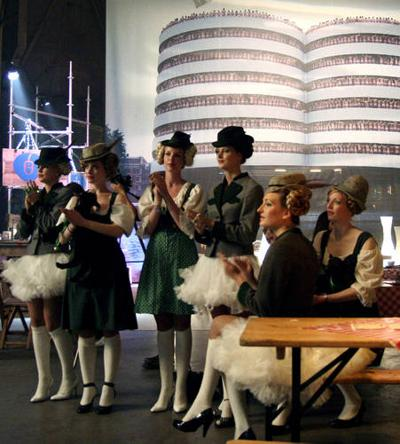
%> input picture Images/applauding_086.jpg, 400 x 444 px
$ octave --eval "result = GetFeatures('Images/applauding_086.jpg');"   (GNU Octave 9; MATLAB toolbox functions it lacks are replaced by stand-ins)
%> lines starting %> are read from the running program, lines starting %| are printed output that depends on the picture
%%%%%%%%%%%%%%%%%%%%%%%%%%%%%%%%%%%%%%%%%%%%%%%%%%%%%%%%%%%%%%%%%%%%%%%%%%
% File: GetFeatures.m
% Date: 3/30/2014
% Author: Jared Bold
%
% Description:
%   Returns a feature vector
%%%%%%%%%%%%%%%%%%%%%%%%%%%%%%%%%%%%%%%%%%%%%%%%%%%%%%%%%%%%%%%%%%%%%%%%%%%

function [ftv] = GetFeatures( imgPath )
%> called with imgPath = 'Images/applauding_086.jpg'

if ~exist(imgPath, 'file')
    error( '%s Does not exist!', imgPath );
end

img = imread( imgPath );
%> img is the input picture: size 444x400x3 uint8; mean R, G, B 106, 97.1, 88.7
if ndims(img) == 3
    img = rgb2gray( img );              % Convert the image to grayscale
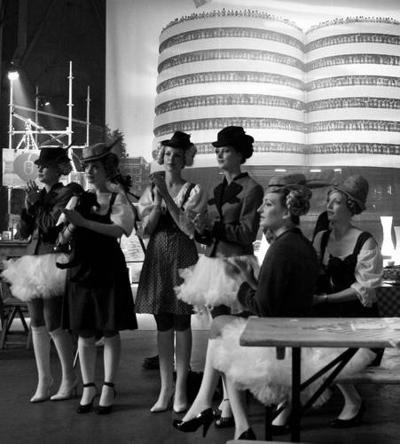
%> img: size 444x400 uint8; min 0, max 255, mean 98.8
end
[w, h] = size(img);
%> w = 444; h = 400
mDim= max([w,h]);
%> mDim = 444
img = imresize( img, [128 128] );
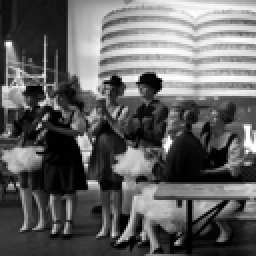
%> img: size 128x128 uint8 (shown 2 times larger); min 0, max 255, mean 98.8

%> (the run ends here)

$ run again, on Images/applauding_112.jpg
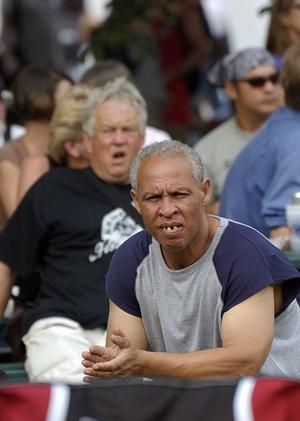
%> input picture Images/applauding_112.jpg, 300 x 421 px
%> in GetFeatures, img is the input picture: size 421x300x3 uint8; mean R, G, B 100.6, 88.4, 87.6
%> in GetFeatures, `img = rgb2gray( img );`:
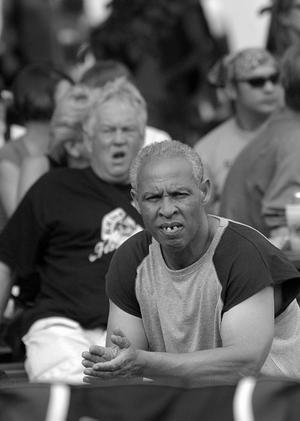
%> img: size 421x300 uint8; min 0, max 255, mean 91.9
%> in GetFeatures, `img = imresize( img, [128 128] );`:
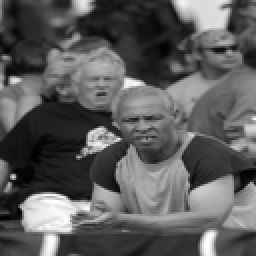
%> img: size 128x128 uint8 (shown 2 times larger); min 0, max 255, mean 91.9

$ run again, on Images/applauding_231.jpg
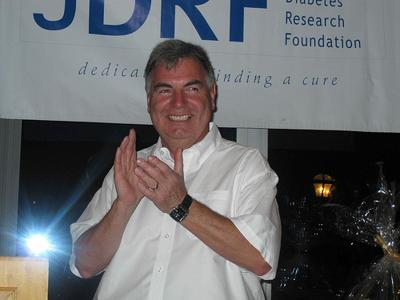
%> input picture Images/applauding_231.jpg, 400 x 300 px
%> in GetFeatures, img is the input picture: size 300x400x3 uint8; mean R, G, B 104.5, 105, 107.2
%> in GetFeatures, `img = rgb2gray( img );`:
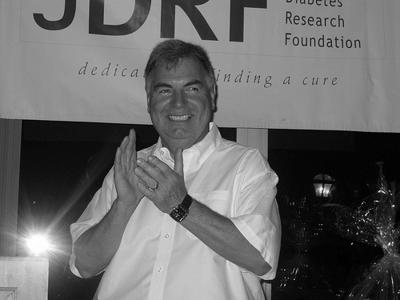
%> img: size 300x400 uint8; min 0, max 255, mean 105.2
%> in GetFeatures, `img = imresize( img, [128 128] );`:
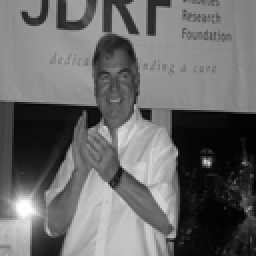
%> img: size 128x128 uint8 (shown 2 times larger); min 0, max 255, mean 105.2

$ run again, on Images/blowing_bubbles_027.jpg
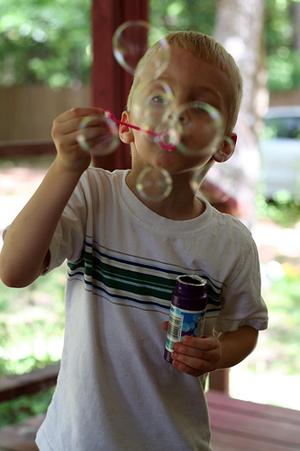
%> input picture Images/blowing_bubbles_027.jpg, 300 x 451 px
%> in GetFeatures, img is the input picture: size 451x300x3 uint8; mean R, G, B 128.5, 122.1, 107.2
%> in GetFeatures, `img = rgb2gray( img );`:
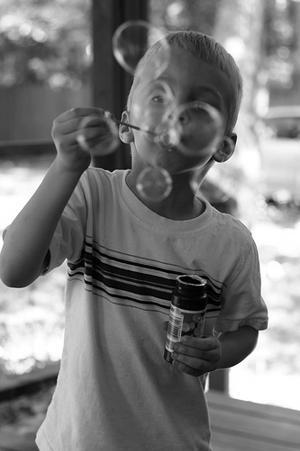
%> img: size 451x300 uint8; min 0, max 255, mean 122.3
%> in GetFeatures, `img = imresize( img, [128 128] );`:
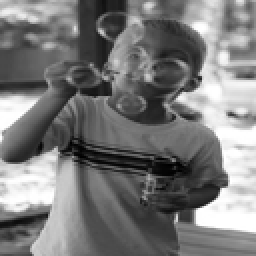
%> img: size 128x128 uint8 (shown 2 times larger); min 0, max 255, mean 122.3
